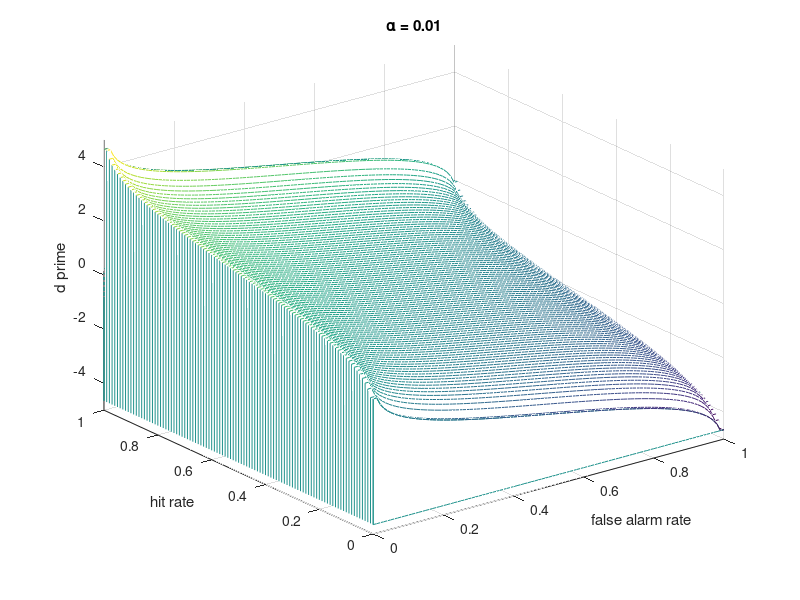
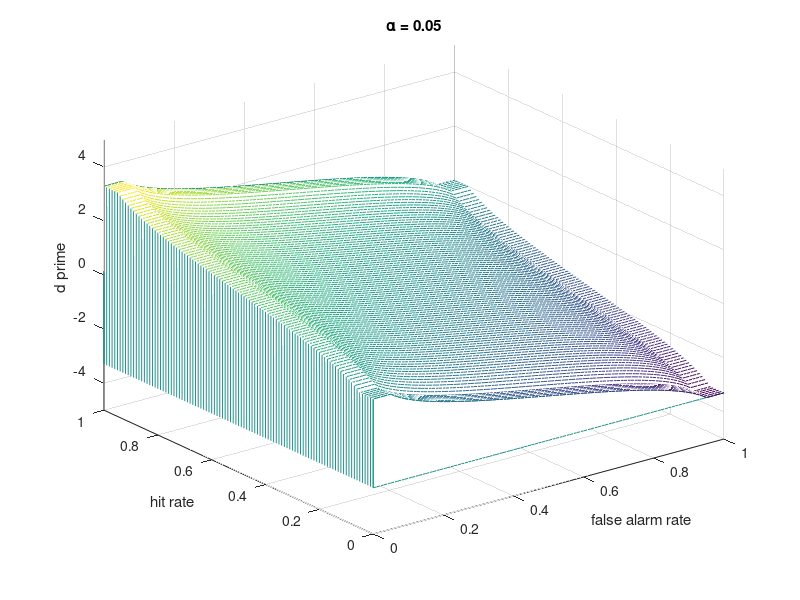

Write MATLAB code to recreate these figures, in order.
clear all
close all
p = 0 : 0.01 : 1;
for alpha = [0.01 0.05]
    for ii = 1 : length(p)
        for  jj = 1 : length(p)
            hitrate = p(ii); farate = p(jj);
            hitrate(hitrate > (1-alpha)) = 1-alpha;
            hitrate(hitrate < alpha) = alpha;
            farate(farate > (1-alpha)) = 1-alpha;
            farate(farate < alpha) = alpha;
            zh = erfinv(1-2.*(1-hitrate)).*sqrt(2);
            zf = erfinv(1-2.*(1-farate)).*sqrt(2);
            dp(ii,jj) = zh-zf;
            beta(ii,jj) = -(zh+zf)/2;
        end
    end
    figure;waterfall(p,p,dp)
    ylabel('hit rate')
    xlabel('false alarm rate')
    zlabel('d prime')
    title(['\alpha = ',num2str(alpha)])
    zlim([-5 5])
end